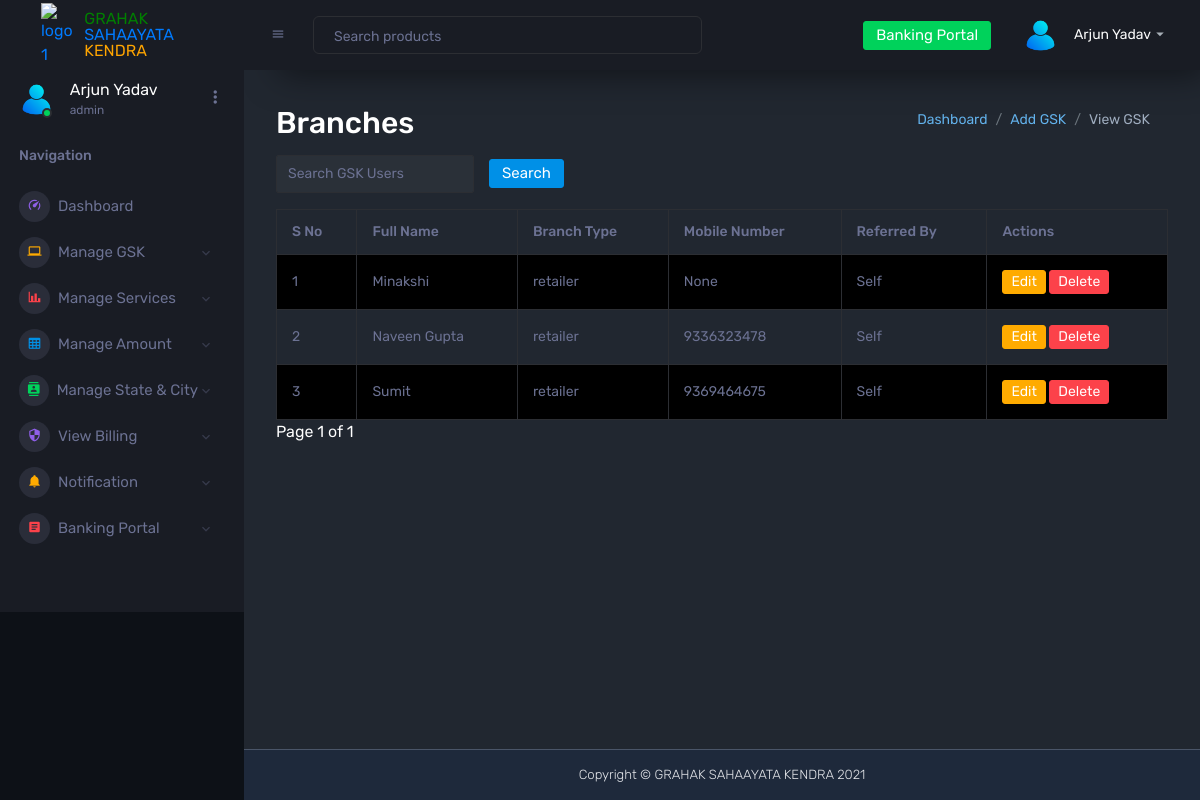
Page /dashboard/view-gsk/ (signed in) on the earlier database version.
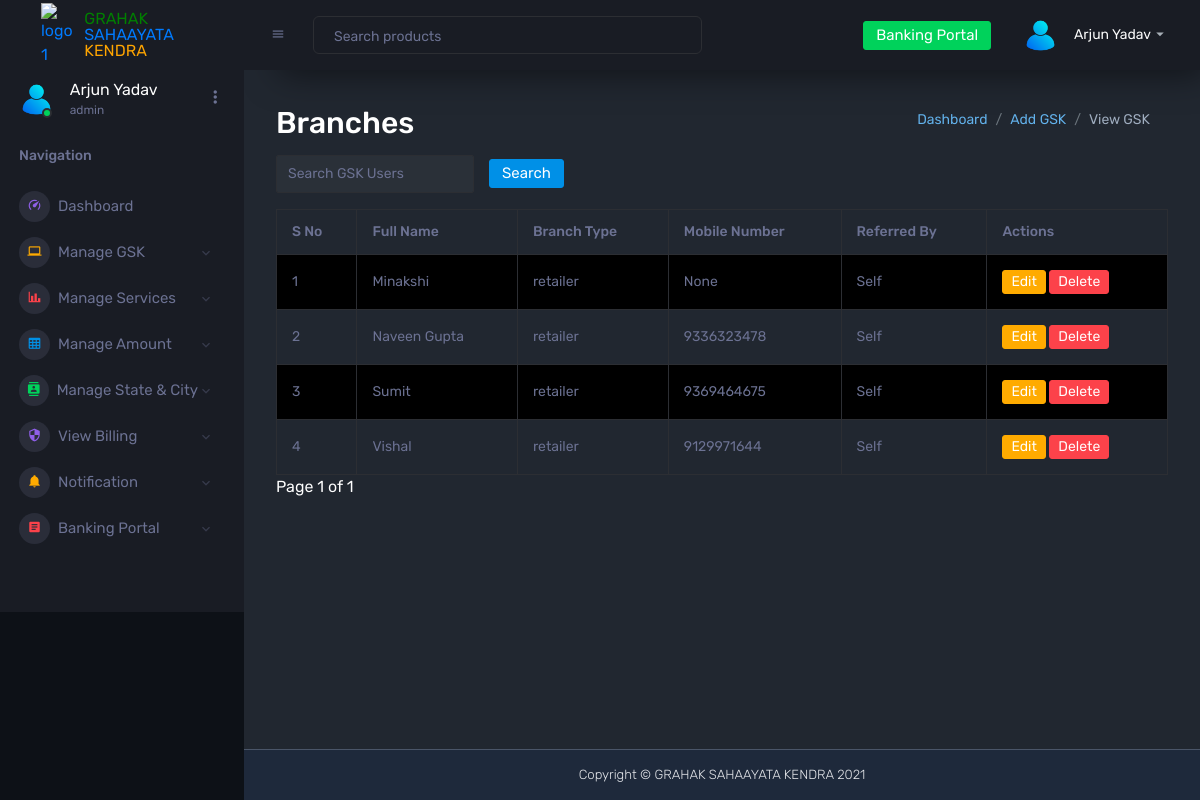
Same page on the later database version.
### dashboard/models.py (models this page shows, shortened)
class CustomUser(AbstractUser):
    email = models.EmailField(unique=True, null=False, blank=False)
    is_retailer = models.BooleanField(default=False)
    username = models.CharField(
        max_length=150, unique=True, null=True, blank=True, editable=False
    )  # Automatically generated
    branch_id = models.CharField(max_length=50, unique=True, null=True, blank=False)
    profile_photo = models.ImageField(upload_to='profile_photos/', null=True, blank=True)
    mobile_number = models.CharField(max_length=15, null=True, blank=True)
    pin = models.CharField(max_length=4, blank=True, null=True, verbose_name="Security PIN")
    plain_text_password = models.CharField(max_length=128, blank=True, null=True)  # Temporary field
    full_name = models.CharField(max_length=255, blank=False, null=False)
    address = models.TextField(null=True, blank=True)
    state = models.CharField(max_length=100, null=True, blank=True)
    city = models.CharField(max_length=100, null=True, blank=True)
    postcode = models.CharField(max_length=20, null=True, blank=True)
    dob = models.DateField(null=True, blank=True)
    start_date = models.DateField(null=True, blank=True)
    gender = models.CharField(
        max_length=10, choices=[("Male", "Male"), ("Female", "Female")], null=True, blank=True
    )
    role = models.CharField(
        max_length=50,
        choices=[
            ("admin", "Admin"),
            ("retailer", "Retailer"),
            ("distributor", "Distributor"),
            ("master_distributor", "Master Distributor"),
        ],
        null=True,
        blank=False,
    )
    referred_by = models.ForeignKey(
        "self", on_delete=models.SET_NULL, null=True, blank=True, related_name="referrals"
    )
    wallet_balance = models.DecimalField(max_digits=10, decimal_places=2, default=0.00)
    USERNAME_FIELD = "email"
    REQUIRED_FIELDS = []

### dashboard/views/admin_views.py (the view, shortened to what this page needs)
# urls.py: path('view-gsk/', view_gsk, name='view_gsk'),
@login_required
@role_required(['admin'])
def view_gsk(request):
    search_query = request.GET.get('search', '')
    gsk_list = CustomUser.objects.filter(role__in=['retailer', 'distributor', 'master_distributor']).order_by('id')
    paginator = Paginator(gsk_list, 10)
    page_number = request.GET.get('page')
    page_obj = paginator.get_page(page_number)
    context = {
        'gsk_list': page_obj,
        'search_query': search_query,
        'page_obj': page_obj,
    }
    return render(request, 'admin_dashboard/view_gsk.html', context)

### dashboard/utils.py (called while the page is built)
def role_required(allowed_roles):
    def decorator(view_func):
        @wraps(view_func)
        def wrapper(request, *args, **kwargs):
            if not request.user.is_authenticated:
                logger.info("User is not authenticated. Redirecting to login.")
                return redirect('login')
            if request.user.role not in allowed_roles:
                logger.warning(f"Unauthorized access attempt by user: {request.user.username}, Role: {request.user.role}")
                return redirect('not_authorized')
            logger.info(f"Access granted for user: {request.user.username}, Role: {request.user.role}")
            return view_func(request, *args, **kwargs)
        return wrapper
    return decorator

### dashboard/templates/admin_dashboard/view_gsk.html (shortened to what this page needs)
{% extends 'base.html' %}
{% load static %}
{% block content %}
<div class="container mt-7">
    <div class="d-flex justify-content-between align-items-center">
        <h2 class="card-titles mb-2">Branches</h2>
        <nav aria-label="breadcrumb">
            <ol class="breadcrumb">
                <li class="breadcrumb-item"><a href="{% url 'admin_dashboard' %}">Dashboard</a></li>
                <li class="breadcrumb-item"><a href="{% url 'add_gsk' %}">Add GSK</a></li>
                <li class="breadcrumb-item active" aria-current="page">View GSK</li>
            </ol>
        </nav>
    </div>
    <form method="get" class="form-inline mb-3">
        <input type="text" name="search" value="{{ search_query }}" class="form-control" placeholder="Search GSK Users">
        <button type="submit" class="btn btn-primary">Search</button>
    </form>
    <div class="table-responsive">
        <table class="table table-striped table-bordered">
            <thead>
                <tr>
                    <th>S No</th>
                    <th>Full Name</th>
                    <th>Branch Type</th>
                    <th>Mobile Number</th>
                    <th>Referred By</th>
                    <th>Actions</th>
                </tr>
            </thead>
            <tbody>
                {% for gsk in gsk_list %}
                <tr>
                    <td>{{ forloop.counter }}</td>
                    <td>{{ gsk.full_name }} </td>
                    <td>{{ gsk.role }}</td>
                    <td>{{ gsk.mobile_number }} </td>
                    <td>
                        {% if gsk.referred_by %}
                            {{ gsk.referred_by.username }}
                        {% else %}
                            Self
                        {% endif %}
                    </td>
                    <td>
                        <a href="{% url 'edit_gsk' gsk.id %}" class="btn btn-warning btn-sm">Edit</a>
                        <a href="{% url 'delete_gsk' gsk.id %}" class="btn btn-danger btn-sm" onclick="return confirm('Are you sure you want to delete this GSK?');">Delete</a>
                    </td>
                </tr>
                {% empty %}
                <tr>
                    <td colspan="8">No GSK records found.</td>
                </tr>
                {% endfor %}
            </tbody>
        </table>
    </div>
    <div class="pagination">
        <span class="step-links">
            <span class="current">
                Page {{ page_obj.number }} of {{ page_obj.paginator.num_pages }}
            </span>
        </span>
    </div>
</div>
{% endblock %}

Differences in the rows shown:
added CustomUser: full_name "Vishal", role "retailer", mobile_number "9129971644", shows "Self"
